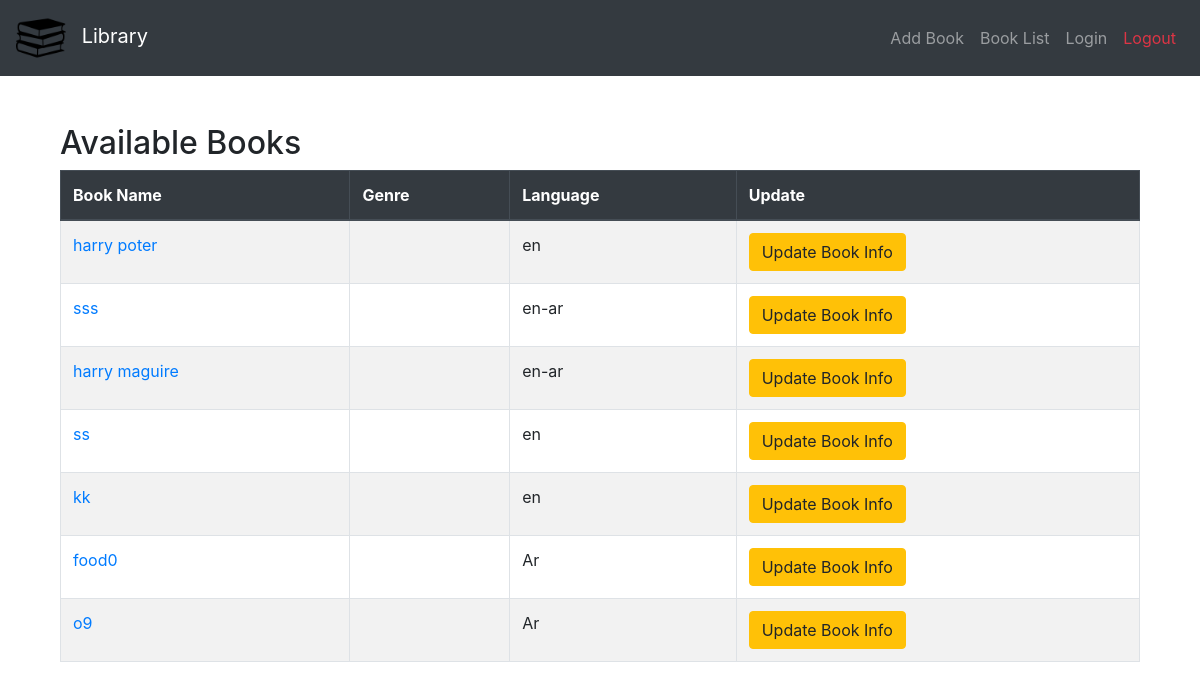
The page /books/ on the database as committed earlier.
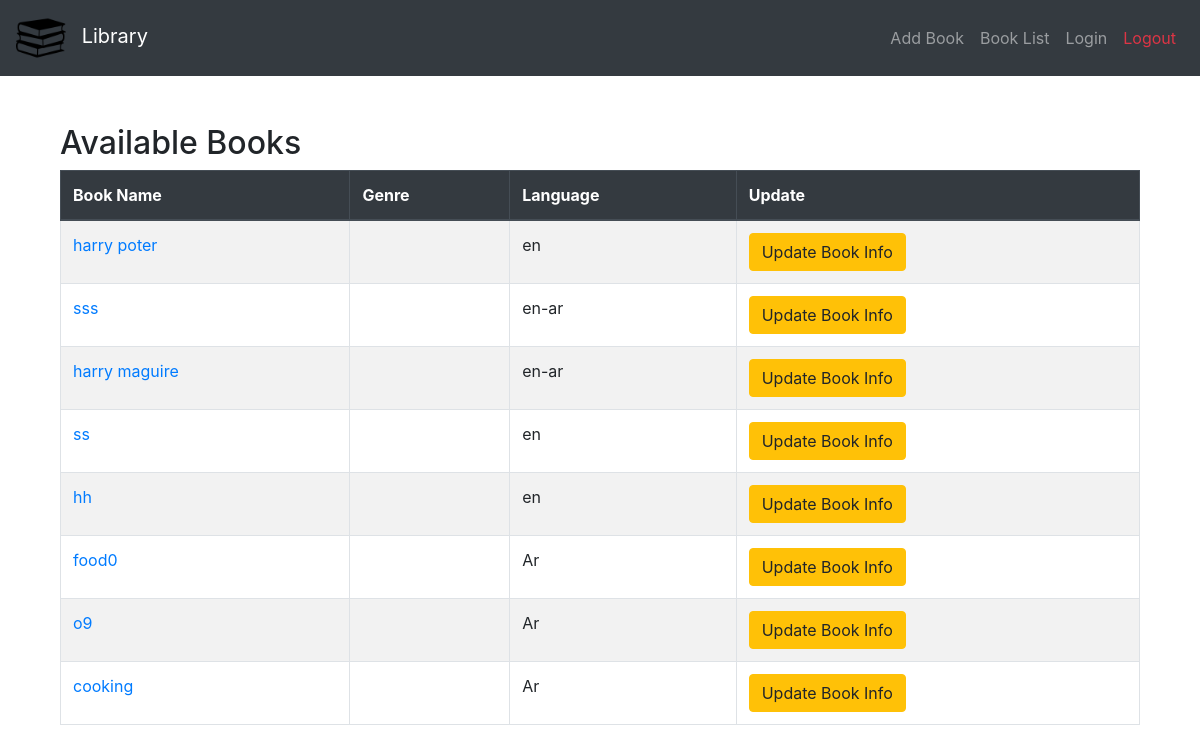
The same page on the database as committed later.
### app1/models.py (models this page shows, shortened)
class book(models.Model):
    bname = models.CharField(max_length=64)
    author = models.CharField(max_length=100)
    pages = models.CharField(max_length=64)
    language = models.CharField(max_length=64)
    average_rating = models.FloatField(default=0.0, validators=[MaxValueValidator(10)])
    price = models.DecimalField(max_digits=10, decimal_places=2)
    edition = models.PositiveIntegerField()
    genre = models.CharField(max_length=64)
    ISBN = models.CharField(max_length=13, unique=True)

### app1/views.py (the view)
# urls.py: path('books/', views.books, name='books'),
def books(request):
    book_list = book.objects.all()
    customer_list = customers.objects.all()
    user_list= User.objects.all()
    book_form = BookForm()
    return render(request,"app1/book.html",{
        "book_list": book_list,"book_form" :book_form, "customers_list" : customer_list,'user':user_list
    })

### app1/templates/app1/book.html
{% extends "app1/layout.html" %}
{% block body %}
<div class="container mt-5">
    <h2>Available Books</h2>
    <table class="table table-bordered table-striped">
        <thead class="thead-dark">
            <tr>
                <th scope="col">Book Name</th>
                <th scope="col">Genre</th>
                <th scope="col">Language</th>
                <th scope="col">Update</th>
            </tr>
        </thead>
        <tbody>
            {% for book in book_list %}
            <tr>
                <td>
                    <a href="{% url 'app1:book_details' book.id %}">{{ book.bname }}</a>
                </td>
                <td>{{ book.genre }}</td>
                <td>{{ book.language }}</td>
                <td>
                    <a href="{% url 'app1:update_book' book.id %}" class="btn btn-warning">Update Book Info</a>
                </td>
            </tr>
            {% endfor %}
        </tbody>
    </table>
</div>
{% endblock %}

Rows that differ between the two databases and show on the page:
changed book (number 5 of 8 on the later page): bname "kk" → "hh"
added book: bname "cooking", language "Ar"
